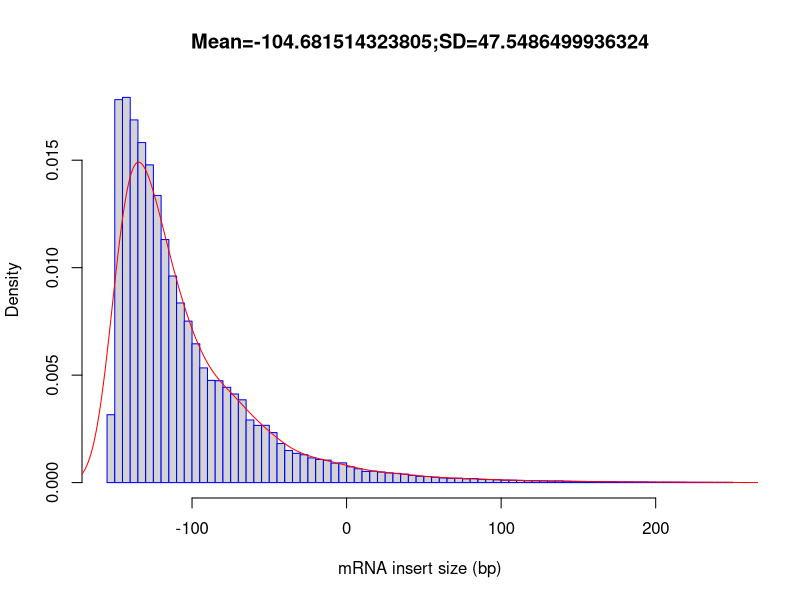

Write R code to recreate this figure.
out_file = 'Pr_1_inner_distance'
pdf('Pr_1_inner_distance.inner_distance_plot.pdf')
fragsize=rep(c(-247.5,-242.5,-237.5,-232.5,-227.5,-222.5,-217.5,-212.5,-207.5,-202.5,-197.5,-192.5,-187.5,-182.5,-177.5,-172.5,-167.5,-162.5,-157.5,-152.5,-147.5,-142.5,-137.5,-132.5,-127.5,-122.5,-117.5,-112.5,-107.5,-102.5,-97.5,-92.5,-87.5,-82.5,-77.5,-72.5,-67.5,-62.5,-57.5,-52.5,-47.5,-42.5,-37.5,-32.5,-27.5,-22.5,-17.5,-12.5,-7.5,-2.5,2.5,7.5,12.5,17.5,22.5,27.5,32.5,37.5,42.5,47.5,52.5,57.5,62.5,67.5,72.5,77.5,82.5,87.5,92.5,97.5,102.5,107.5,112.5,117.5,122.5,127.5,132.5,137.5,142.5,147.5,152.5,157.5,162.5,167.5,172.5,177.5,182.5,187.5,192.5,197.5,202.5,207.5,212.5,217.5,222.5,227.5,232.5,237.5,242.5,247.5),times=c(0,0,0,0,0,0,0,0,0,0,0,0,0,0,0,0,0,0,0,15763,88949,89465,84241,78978,73797,66695,56456,47976,41723,37498,32235,26637,23735,23658,22134,20577,19232,14548,13280,13298,11610,9062,7451,6798,6468,5738,5381,5220,4529,4578,3673,3211,2602,2651,2452,2249,2145,1987,1691,1468,1409,1251,1083,993,1026,879,944,755,707,667,570,563,513,432,429,407,360,394,308,278,268,228,251,174,199,141,164,143,147,109,100,103,87,89,57,66,58,60,59,63))
frag_sd = sd(fragsize)
frag_mean = mean(fragsize)
frag_median = median(fragsize)
write(x=c("Name","Mean","Median","sd"), sep="	", file=stdout(),ncolumns=4)
write(c(out_file,frag_mean,frag_median,frag_sd),sep="	", file=stdout(),ncolumns=4)
hist(fragsize,probability=T,breaks=100,xlab="mRNA insert size (bp)",main=paste(c("Mean=",frag_mean,";","SD=",frag_sd),collapse=""),border="blue")
lines(density(fragsize,bw=10),col='red')
dev.off()
